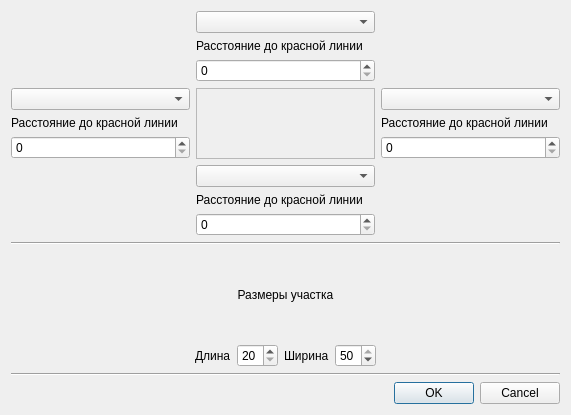
<?xml version="1.0" encoding="UTF-8"?>
<ui version="4.0">
 <class>DialogGeneralPlan</class>
 <widget class="QDialog" name="DialogGeneralPlan">
  <property name="geometry">
   <rect>
    <x>0</x>
    <y>0</y>
    <width>571</width>
    <height>415</height>
   </rect>
  </property>
  <property name="windowTitle">
   <string>Размеры участка</string>
  </property>
  <layout class="QVBoxLayout" name="verticalLayout_10">
   <item>
    <layout class="QVBoxLayout" name="verticalLayout_9">
     <item>
      <layout class="QGridLayout" name="gridLayout">
       <item row="0" column="1">
        <layout class="QVBoxLayout" name="verticalLayout_7">
         <item>
          <widget class="QComboBox" name="CB_Top_Neighbour"/>
         </item>
         <item>
          <layout class="QVBoxLayout" name="verticalLayout_2">
           <item>
            <widget class="QLabel" name="label_3">
             <property name="text">
              <string>Расстояние до красной линии</string>
             </property>
            </widget>
           </item>
           <item>
            <widget class="QSpinBox" name="SB_RedLineDistanceTop"/>
           </item>
          </layout>
         </item>
        </layout>
       </item>
       <item row="1" column="0">
        <layout class="QVBoxLayout" name="verticalLayout_6">
         <item>
          <widget class="QComboBox" name="CB_Left_Neighbour"/>
         </item>
         <item>
          <layout class="QVBoxLayout" name="verticalLayout">
           <item>
            <widget class="QLabel" name="label">
             <property name="text">
              <string>Расстояние до красной линии</string>
             </property>
            </widget>
           </item>
           <item>
            <widget class="QSpinBox" name="SB_RedLineDistanceLeft"/>
           </item>
          </layout>
         </item>
        </layout>
       </item>
       <item row="1" column="1">
        <widget class="QFrame" name="frame">
         <property name="frameShape">
          <enum>QFrame::StyledPanel</enum>
         </property>
         <property name="frameShadow">
          <enum>QFrame::Raised</enum>
         </property>
        </widget>
       </item>
       <item row="1" column="2">
        <layout class="QVBoxLayout" name="verticalLayout_8">
         <item>
          <widget class="QComboBox" name="CB_Right_Neighbour"/>
         </item>
         <item>
          <layout class="QVBoxLayout" name="verticalLayout_3">
           <item>
            <widget class="QLabel" name="label_4">
             <property name="text">
              <string>Расстояние до красной линии</string>
             </property>
            </widget>
           </item>
           <item>
            <widget class="QSpinBox" name="SB_RedLineDistanceRight"/>
           </item>
          </layout>
         </item>
        </layout>
       </item>
       <item row="2" column="1">
        <layout class="QVBoxLayout" name="verticalLayout_5">
         <item>
          <widget class="QComboBox" name="CB_Bottom_Neighbour"/>
         </item>
         <item>
          <layout class="QVBoxLayout" name="verticalLayout_4">
           <item>
            <widget class="QLabel" name="label_2">
             <property name="text">
              <string>Расстояние до красной линии</string>
             </property>
            </widget>
           </item>
           <item>
            <widget class="QSpinBox" name="SB_RedLineDistanceBottom"/>
           </item>
          </layout>
         </item>
        </layout>
       </item>
      </layout>
     </item>
     <item>
      <widget class="Line" name="line">
       <property name="orientation">
        <enum>Qt::Horizontal</enum>
       </property>
      </widget>
     </item>
     <item>
      <widget class="QLabel" name="label_7">
       <property name="text">
        <string>Размеры участка</string>
       </property>
       <property name="alignment">
        <set>Qt::AlignCenter</set>
       </property>
      </widget>
     </item>
     <item>
      <layout class="QHBoxLayout" name="horizontalLayout">
       <item>
        <spacer name="horizontalSpacer">
         <property name="orientation">
          <enum>Qt::Horizontal</enum>
         </property>
         <property name="sizeHint" stdset="0">
          <size>
           <width>40</width>
           <height>20</height>
          </size>
         </property>
        </spacer>
       </item>
       <item>
        <widget class="QLabel" name="label_5">
         <property name="text">
          <string>Длина</string>
         </property>
        </widget>
       </item>
       <item>
        <widget class="QSpinBox" name="SB_Width">
         <property name="minimum">
          <number>20</number>
         </property>
         <property name="maximum">
          <number>50</number>
         </property>
        </widget>
       </item>
       <item>
        <widget class="QLabel" name="label_6">
         <property name="text">
          <string>Ширина</string>
         </property>
        </widget>
       </item>
       <item>
        <widget class="QSpinBox" name="SB_Height">
         <property name="minimum">
          <number>20</number>
         </property>
         <property name="maximum">
          <number>50</number>
         </property>
         <property name="value">
          <number>50</number>
         </property>
        </widget>
       </item>
       <item>
        <spacer name="horizontalSpacer_2">
         <property name="orientation">
          <enum>Qt::Horizontal</enum>
         </property>
         <property name="sizeHint" stdset="0">
          <size>
           <width>40</width>
           <height>20</height>
          </size>
         </property>
        </spacer>
       </item>
      </layout>
     </item>
     <item>
      <widget class="Line" name="line_2">
       <property name="orientation">
        <enum>Qt::Horizontal</enum>
       </property>
      </widget>
     </item>
     <item>
      <widget class="QDialogButtonBox" name="buttonBox">
       <property name="orientation">
        <enum>Qt::Horizontal</enum>
       </property>
       <property name="standardButtons">
        <set>QDialogButtonBox::Cancel|QDialogButtonBox::Ok</set>
       </property>
      </widget>
     </item>
    </layout>
   </item>
  </layout>
 </widget>
 <resources/>
 <connections>
  <connection>
   <sender>buttonBox</sender>
   <signal>accepted()</signal>
   <receiver>DialogGeneralPlan</receiver>
   <slot>accept()</slot>
   <hints>
    <hint type="sourcelabel">
     <x>248</x>
     <y>254</y>
    </hint>
    <hint type="destinationlabel">
     <x>157</x>
     <y>274</y>
    </hint>
   </hints>
  </connection>
  <connection>
   <sender>buttonBox</sender>
   <signal>rejected()</signal>
   <receiver>DialogGeneralPlan</receiver>
   <slot>reject()</slot>
   <hints>
    <hint type="sourcelabel">
     <x>316</x>
     <y>260</y>
    </hint>
    <hint type="destinationlabel">
     <x>286</x>
     <y>274</y>
    </hint>
   </hints>
  </connection>
 </connections>
</ui>
